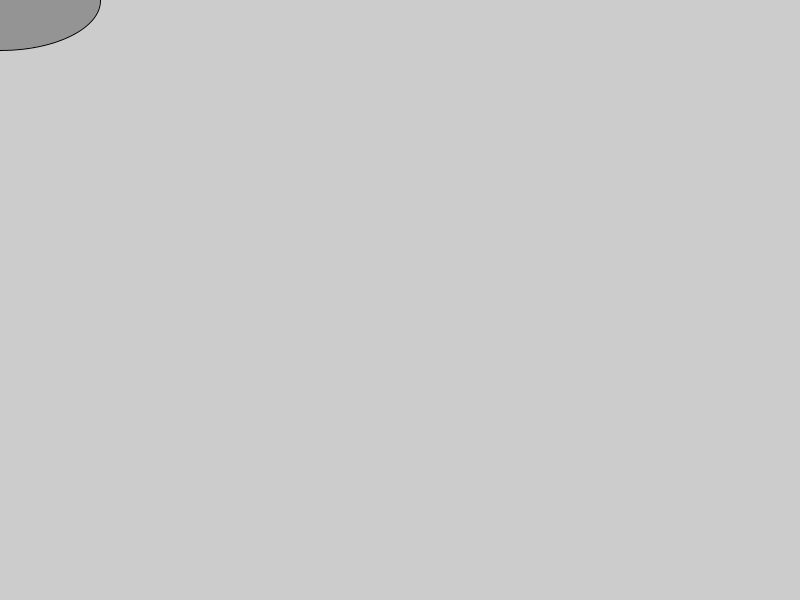
Frame 1 (no input)
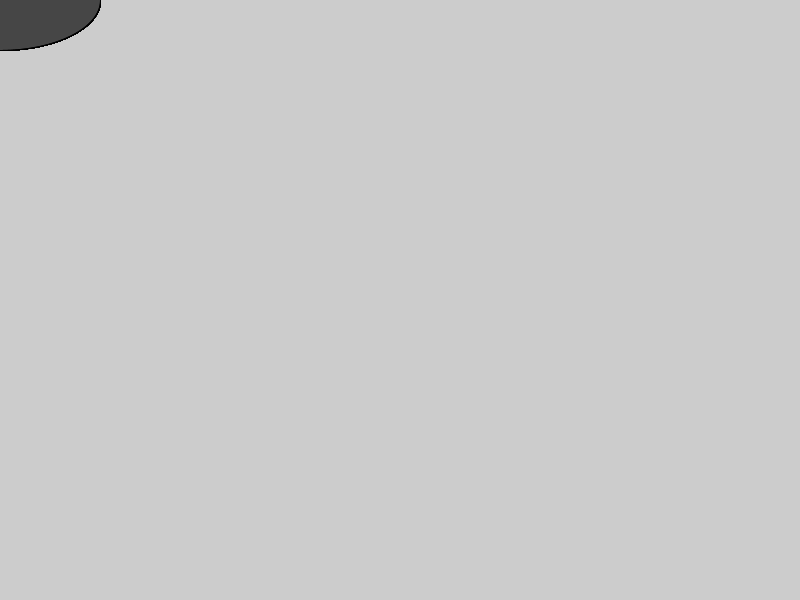
Frame 60 (the mouse pressed at the canvas centre just before this capture)
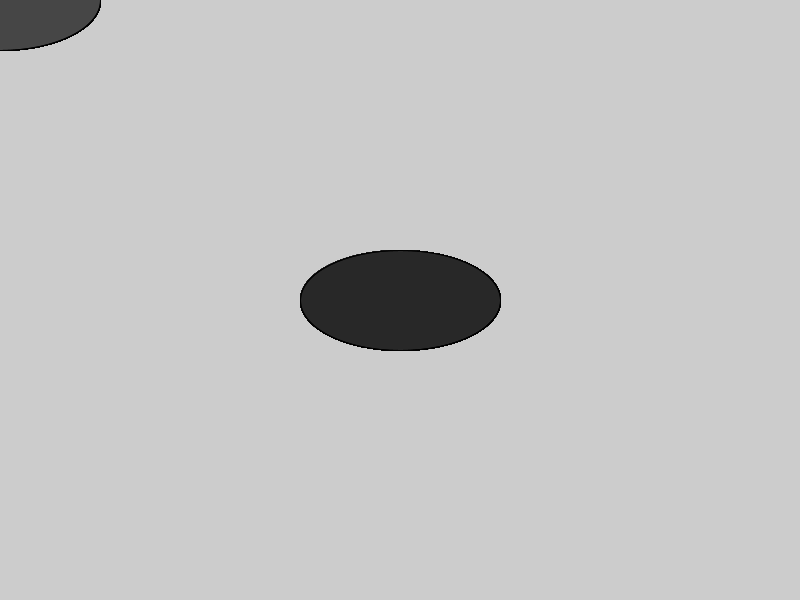
Frame 120 (the mouse held since frame 60 and released just before this capture)

The Processing sketch that drew these frames (run headless with seeded random() and noise(); from frame 60 on, the mouse is pressed at the canvas centre):

// Processing sketch: cobra_cor
// ── cobra_cor.pde
void setup() {
  size(800,600);
}

void draw() {
  fill( random(100),random(400));
  ellipse(mouseX, mouseY, 200, 100);
}
